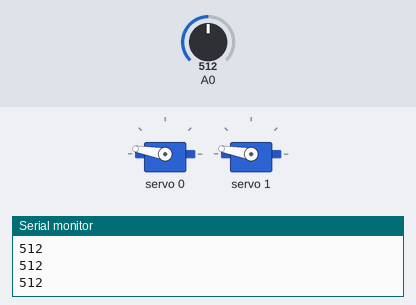
This sketch was run on a simulated Arduino Uno, built with avr-gcc and run on an emulated ATmega328P. On the bench: 2 × servo, the last lines printed to the serial monitor. The inputs (shaded band) are chosen by the test bench; at power-on: A0 = 512.

Above: at 1.2 s.
1.3 s: A0 set to 414
2.8 s: A0 set to 389
At 3.9 s:
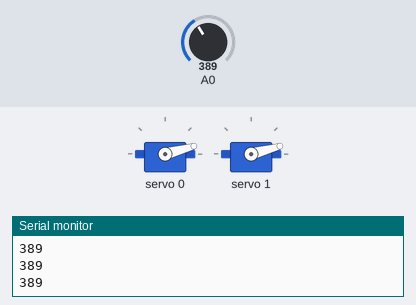
4.4 s: A0 set to 410
At 5.5 s:
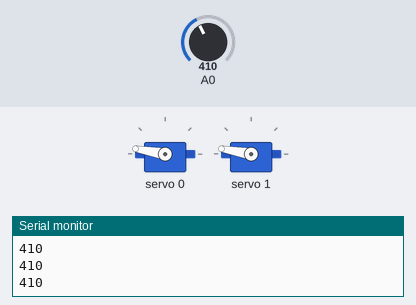
5.9 s: A0 set to 390
At 5.98 s:
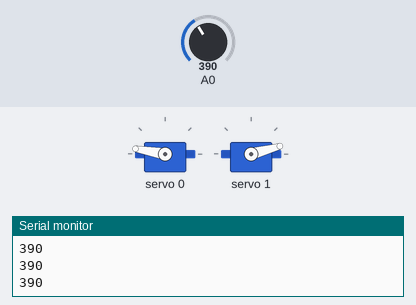
Timing chart, 0 to 8.5 s (numbered marks = the images above; inputs shaded):
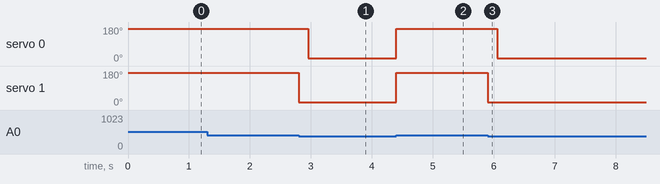

Measured:
- the behaviour switches between 401 and 400 on A0 (found by bisection; images 0 and 1)
- after the input at 2.8 s, servo 0: 170° → 15° after 0.16 s; servo 1: 170° → 15° at once
- after the input at 4.4 s, servo 0, servo 1: 15° → 170° at once
- after the input at 5.9 s, servo 0: 170° → 15° after 0.16 s; servo 1: 170° → 15° at once

The sketch:

test_EMG_SERVO.ino
```cpp
#include <Wire.h>
#include <Adafruit_PWMServoDriver.h>

//Constantes
int VALOR_LIMITE = 400;
int TIEMPO_DELANTE = 30;

//Declaración servos
Adafruit_PWMServoDriver servos = Adafruit_PWMServoDriver(0x40);
unsigned int pos0 = 172;
unsigned int pos180 = 565;

//Declaracion variables EMG
int senal;
int i = 0;
int vector[10];

//Declaracion de variable contador
int contador = 0;


void setup() {
  Serial.print("inicio SETUP");
  Serial.begin(9600);
  servos.setPWMFreq(60); //Frecuencia de 60Hz
  Serial.print("config OK");
}

void setServo(uint8_t n_servo, int angulo) {
  int duty;
  duty=map(angulo,0,180,pos0, pos180);
  servos.setPWM(n_servo, 0, duty);
}

void loop() {

  senal = analogRead(A0);
  Serial.println(senal);
  /*Serial.print(",");
  Serial.print(senal);
  Serial.println(";");*/
  //i = i + 1;

  if(senal > VALOR_LIMITE) {
    setServo(0,180);
    setServo(1, 180);
    contador = 0;
  } else {
    if (contador > TIEMPO_DELANTE)
    setServo(0,0);
    setServo(1, 0);
  }
  contador++;
  delay(3);
}
```
